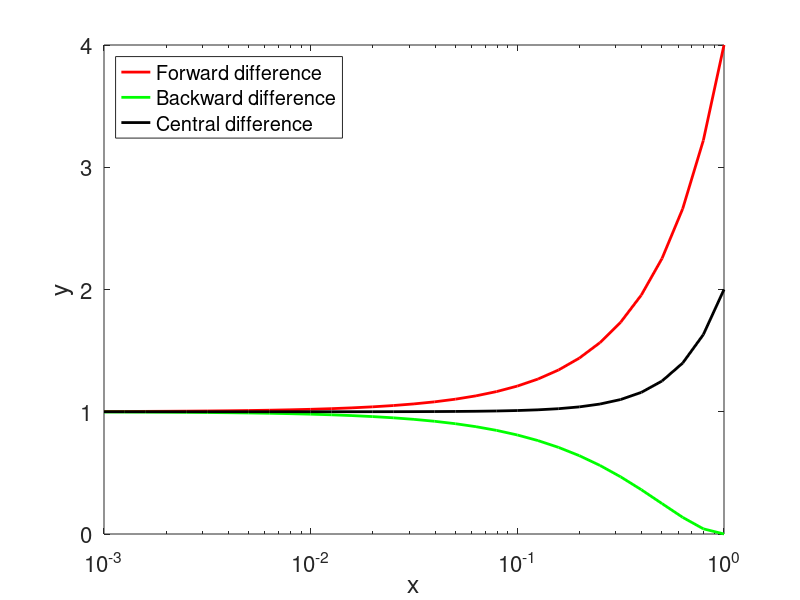

This figure's MATLAB source:
x0 = 1;
dx = 10.^[-3:.1:0];
for k=1:length(dx)
    %forward difference scheme 
    dudx_f(k) = ((x0 + dx(k))^3-(x0+dx(k))^2-x0^3+x0^2)/dx(k);
    %backward difference scheme 
    dudx_b(k) = (x0^3-x0^2-(x0-dx(k))^3+(x0-dx(k))^2)/dx(k);
    %central difference scheme 
    dudx_c(k) = ((x0+dx(k))^3-(x0+dx(k))^2-(x0-dx(k))^3+(x0-dx(k))^2)/(2*dx(k));
end

%%plot results 

figure(1);
semilogx(dx,dudx_f,'red','LineWidth',2)
hold on
semilogx(dx,dudx_b,'green','LineWidth',2)
semilogx(dx,dudx_c,'black','LineWidth',2)
set(gca,'fontsize',16)
xlabel('x','FontSize',18)
ylabel('y','FontSize',18)
legend('Forward difference','Backward difference','Central difference','location','northwest');

